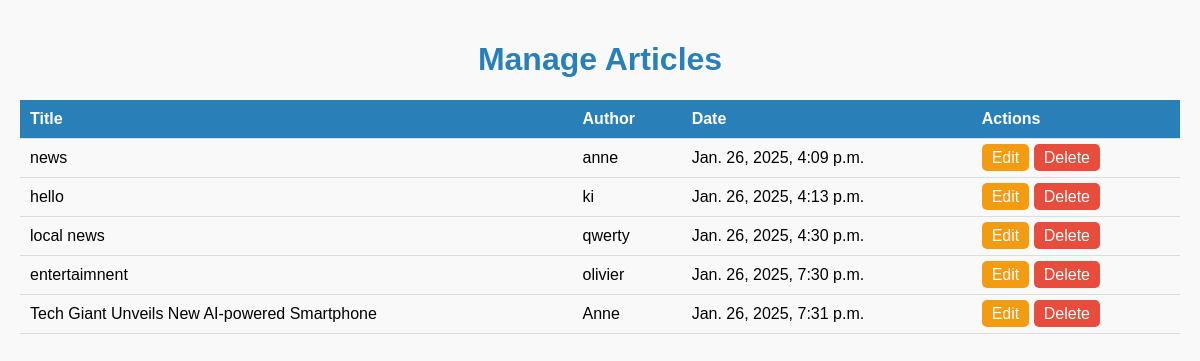
The page /articles/ on the database as committed earlier.
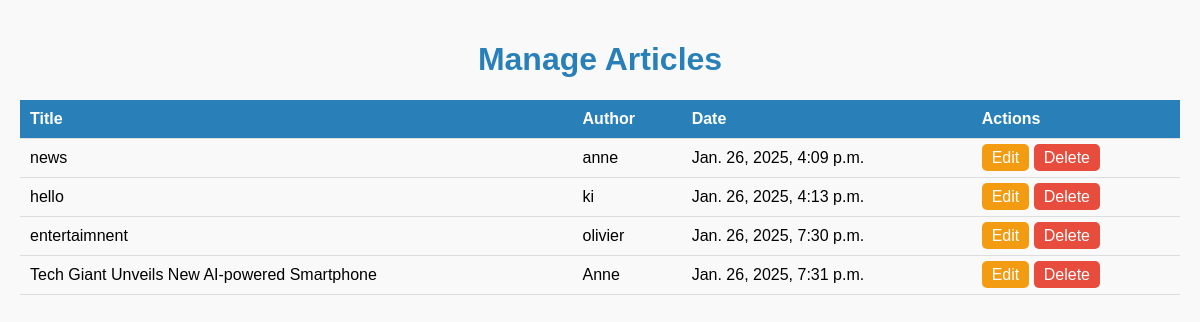
The same page on the database as committed later.
### newsapp/models.py (models this page shows, shortened)
class Article(models.Model):
        title = models.CharField(max_length=200)
        content = models.TextField()
        author = models.CharField(max_length=100)
        published_at = models.DateTimeField(auto_now_add=True)
        updated_at = models.DateTimeField(auto_now=True)

### newsapp/views.py (the view)
# urls.py: path('articles/', articles, name='articles'),
def articles(request):
    articles_list = Article.objects.all()
    return render(request, 'articles.html', {'articles_list': articles_list})

### templates/articles.html (shortened to what this page needs)
<!DOCTYPE html>
<html lang="en">
<head>
</head>
<body>
    <h1>Manage Articles</h1>
    <table>
        <thead>
            <tr>
                <th>Title</th>
                <th>Author</th>
                <th>Date</th>
                <th>Actions</th>
            </tr>
        </thead>
        <tbody>
            {% for article in articles_list %}
            <tr>
                <td>{{ article.title }}</td>
                <td>{{ article.author }}</td>
                <td>{{ article.updated_at }}</td>
                <td>
                    <a href="{% url 'edit_article' article.id %}" class="btn-edit">Edit</a>
                    <a href="{% url 'delete_article' article.id %}" class="btn-delete" onclick="return confirm('Are you sure you want to delete this article?');">Delete</a>
                </td>
            </tr>
            {% empty %}
            <tr>
                <td colspan="4" style="text-align: center;">No articles found.</td>
            </tr>
            {% endfor %}
        </tbody>
    </table>
</body>
</html>

### templates/articles.html (style rules this page uses)
body { font-family: Arial, sans-serif; margin: 0; padding: 20px; background-color: #f9f9f9; }
h1 { text-align: center; color: #2980b9; }
table { width: 100%; border-collapse: collapse; margin-top: 20px; }
th, td { padding: 10px; text-align: left; border-bottom: 1px solid #ddd; }
th { background-color: #2980b9; color: white; }
a { text-decoration: none; color: white; padding: 5px 10px; border-radius: 5px; }
.btn-edit { background-color: #f39c12; }
.btn-delete { background-color: #e74c3c; }

Rows that differ between the two databases and show on the page:
removed Article: title "local news", author "qwerty", updated_at "Jan. 26, 2025, 4:30 p.m."
